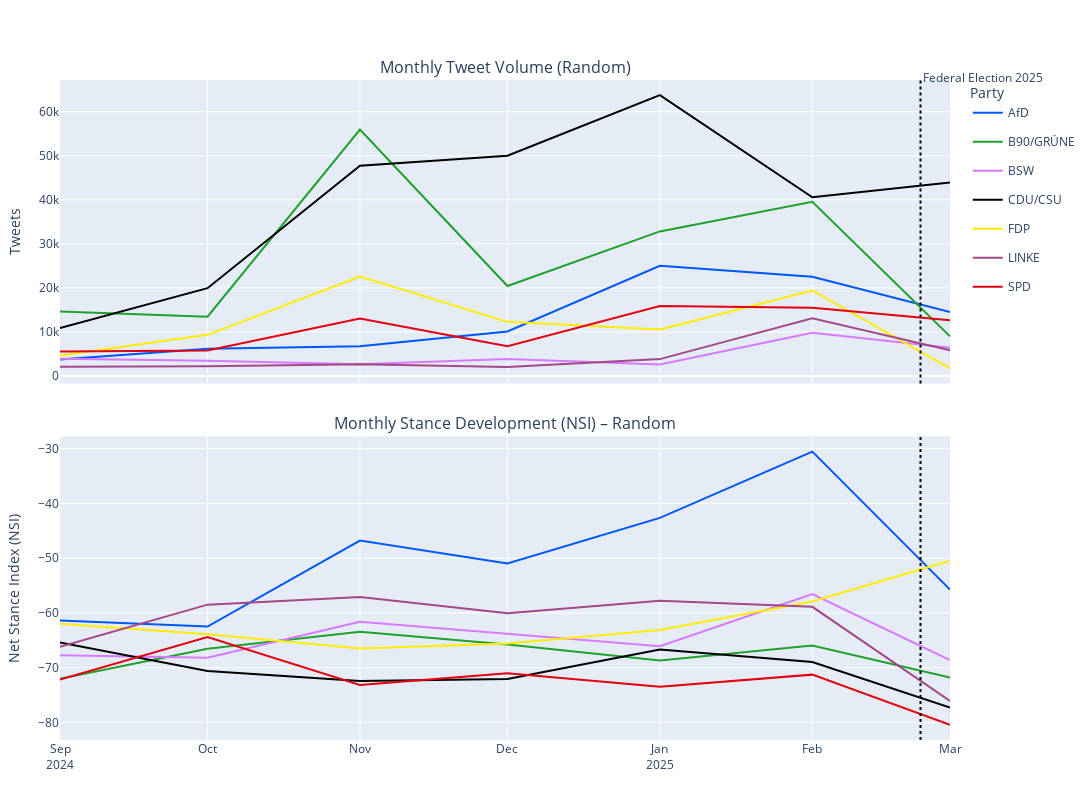
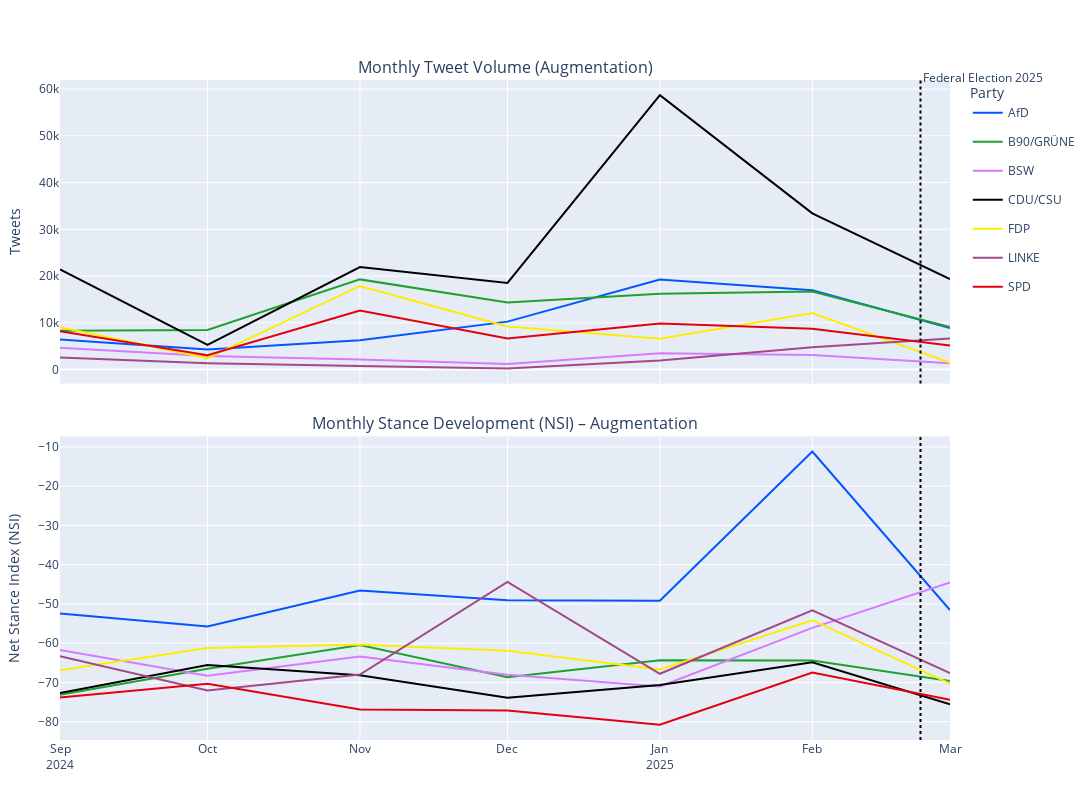
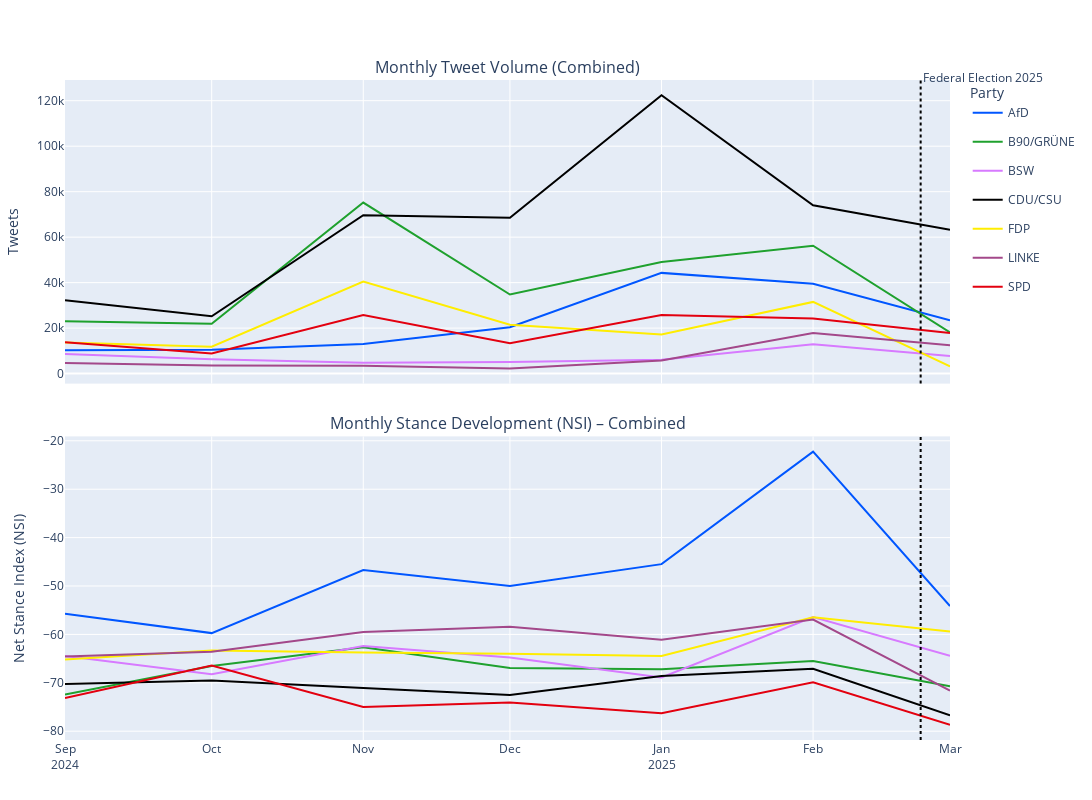

Notebook cell for these charts, in order:
### Code cell
import plotly.graph_objects as go
from plotly.subplots import make_subplots
import pandas as pd

def clean_timestamp_column(df):
    df["timestamp_clean"] = (
        df["timestamp"]
        .str.replace("·", "", regex=False)
        .str.strip()
    )
    df["timestamp_clean"] = pd.to_datetime(
        df["timestamp_clean"], errors="coerce", utc=True
    )
    return df

def plot_volume_and_stance(df, label):
    df = clean_timestamp_column(df)

    # ---- Volume counts ----
    df["month"] = df["timestamp_clean"].dt.to_period("M")
    df["month_start"] = df["month"].dt.to_timestamp()
    counts = df.groupby(["month_start", "party"]).size().reset_index(name="count")

    # ---- Stance counts ----
    mapping = {"Zustimmung": "Support", "Ablehnung": "Rejection", "Neutral": "Neutral"}
    df["stance"] = df["pred"].map(mapping).fillna(df["pred"])
    stance_counts = (
        df.groupby(["month_start", "party", "stance"])
        .size()
        .reset_index(name="count")
    )
    stance_pivot = stance_counts.pivot_table(
        index=["month_start", "party"], columns="stance", values="count", fill_value=0
    ).reset_index()
    stance_pivot["Total"] = stance_pivot[["Support","Neutral","Rejection"]].sum(axis=1)
    stance_pivot["NSI"] = (
        (stance_pivot["Support"] - stance_pivot["Rejection"]) /
        stance_pivot["Total"].replace(0,1)
    ) * 100

    # ---- Subplot ----
    fig = make_subplots(
        rows=2, cols=1,
        shared_xaxes=True,
        vertical_spacing=0.08,
        subplot_titles=(f"Monthly Tweet Volume ({label})",
                        f"Monthly Stance Development (NSI) – {label}")
    )

    # Collect parties to ensure same colors
    parties = sorted(df["party"].dropna().unique())

    # Add traces (both panels)
    for party in parties:
        color = party_colors.get(party, "black")

        # Volume
        vol_sub = counts[counts["party"] == party]
        fig.add_trace(
            go.Scatter(
                x=vol_sub["month_start"], y=vol_sub["count"],
                mode="lines",
                name=party,
                line=dict(width=2, color=color),
                legendgroup=party,
                showlegend=True  # show once
            ),
            row=1, col=1
        )

        # Stance (NSI)
        stance_sub = stance_pivot[stance_pivot["party"] == party]
        fig.add_trace(
            go.Scatter(
                x=stance_sub["month_start"], y=stance_sub["NSI"],
                mode="lines",
                name=party,
                line=dict(width=2, color=color),
                legendgroup=party,
                showlegend=False  # suppress duplicate legend
            ),
            row=2, col=1
        )

    # Election marker
    election_day = pd.to_datetime("2025-02-23")
    for i in [1, 2]:
        fig.add_vline(
            x=election_day, line=dict(color="black", dash="dot"),
            row=i, col=1
        )
    fig.add_annotation(
        x=election_day, xref="x",
        y=1.02, yref="paper",
        text="Federal Election 2025", showarrow=False, xanchor="left"
    )

    # Layout
    fig.update_layout(
        height=800, width=1100,
        legend_title="Party",
        margin=dict(l=60, r=40, t=80, b=60)
    )
    fig.update_xaxes(
        range=[pd.to_datetime("2024-09-01"), pd.to_datetime("2025-03-01")],
        dtick="M1", tickformat="%b\n%Y"
    )
    fig.update_yaxes(title_text="Tweets", row=1, col=1)
    fig.update_yaxes(title_text="Net Stance Index (NSI)", row=2, col=1)

    fig.show()

# ---- Run for each dataset ----
for df, label in zip([df_mirror, df_aug, df_all],
                     ["Random", "Augmentation", "Combined"]):
    plot_volume_and_stance(df, label)

### Figure 1 — Plotly figure (JSON) as saved in the notebook; plotly's stock layout.template omitted (floating-point values rounded to 4 significant figures)
{"data": [{"legendgroup": "AfD", "line": {"color": "#0056FF", "width": 2}, "mode": "lines", "name": "AfD", "showlegend": true, "type": "scatter", "x": ["2024-09-01T00:00:00.000000000", "2024-10-01T00:00:00.000000000", "2024-11-01T00:00:00.000000000", "2024-12-01T00:00:00.000000000", "2025-01-01T00:00:00.000000000", "2025-02-01T00:00:00.000000000", "2025-03-01T00:00:00.000000000"], "xaxis": "x", "y": [3773, 6211, 6755, 10118, 25022, 22527, 14532], "yaxis": "y"}, {"legendgroup": "AfD", "line": {"color": "#0056FF", "width": 2}, "mode": "lines", "name": "AfD", "showlegend": false, "type": "scatter", "x": ["2024-09-01T00:00:00.000000000", "2024-10-01T00:00:00.000000000", "2024-11-01T00:00:00.000000000", "2024-12-01T00:00:00.000000000", "2025-01-01T00:00:00.000000000", "2025-02-01T00:00:00.000000000", "2025-03-01T00:00:00.000000000"], "xaxis": "x2", "y": [-61.38, -62.47, -46.78, -50.96, -42.64, -30.53, -55.73], "yaxis": "y2"}, {"legendgroup": "B90/GRÜNE", "line": {"color": "#1FA12E", "width": 2}, "mode": "lines", "name": "B90/GRÜNE", "showlegend": true, "type": "scatter", "x": ["2024-09-01T00:00:00.000000000", "2024-10-01T00:00:00.000000000", "2024-11-01T00:00:00.000000000", "2024-12-01T00:00:00.000000000", "2025-01-01T00:00:00.000000000", "2025-02-01T00:00:00.000000000", "2025-03-01T00:00:00.000000000"], "xaxis": "x", "y": [14660, 13468, 55927, 20435, 32824, 39546, 9009], "yaxis": "y"}, {"legendgroup": "B90/GRÜNE", "line": {"color": "#1FA12E", "width": 2}, "mode": "lines", "name": "B90/GRÜNE", "showlegend": false, "type": "scatter", "x": ["2024-09-01T00:00:00.000000000", "2024-10-01T00:00:00.000000000", "2024-11-01T00:00:00.000000000", "2024-12-01T00:00:00.000000000", "2025-01-01T00:00:00.000000000", "2025-02-01T00:00:00.000000000", "2025-03-01T00:00:00.000000000"], "xaxis": "x2", "y": [-71.99, -66.53, -63.43, -65.74, -68.65, -65.92, -71.78], "yaxis": "y2"}, {"legendgroup": "BSW", "line": {"color": "#D77AFF", "width": 2}, "mode": "lines", "name": "BSW", "showlegend": true, "type": "scatter", "x": ["2024-09-01T00:00:00.000000000", "2024-10-01T00:00:00.000000000", "2024-11-01T00:00:00.000000000", "2024-12-01T00:00:00.000000000", "2025-01-01T00:00:00.000000000", "2025-02-01T00:00:00.000000000", "2025-03-01T00:00:00.000000000"], "xaxis": "x", "y": [3938, 3460, 2698, 3868, 2644, 9824, 6401], "yaxis": "y"}, {"legendgroup": "BSW", "line": {"color": "#D77AFF", "width": 2}, "mode": "lines", "name": "BSW", "showlegend": false, "type": "scatter", "x": ["2024-09-01T00:00:00.000000000", "2024-10-01T00:00:00.000000000", "2024-11-01T00:00:00.000000000", "2024-12-01T00:00:00.000000000", "2025-01-01T00:00:00.000000000", "2025-02-01T00:00:00.000000000", "2025-03-01T00:00:00.000000000"], "xaxis": "x2", "y": [-67.72, -68.18, -61.6, -63.78, -66.07, -56.55, -68.58], "yaxis": "y2"}, {"legendgroup": "CDU/CSU", "line": {"color": "#000000", "width": 2}, "mode": "lines", "name": "CDU/CSU", "showlegend": true, "type": "scatter", "x": ["2024-09-01T00:00:00.000000000", "2024-10-01T00:00:00.000000000", "2024-11-01T00:00:00.000000000", "2024-12-01T00:00:00.000000000", "2025-01-01T00:00:00.000000000", "2025-02-01T00:00:00.000000000", "2025-03-01T00:00:00.000000000"], "xaxis": "x", "y": [10886, 19948, 47755, 50018, 63742, 40581, 43928], "yaxis": "y"}, {"legendgroup": "CDU/CSU", "line": {"color": "#000000", "width": 2}, "mode": "lines", "name": "CDU/CSU", "showlegend": false, "type": "scatter", "x": ["2024-09-01T00:00:00.000000000", "2024-10-01T00:00:00.000000000", "2024-11-01T00:00:00.000000000", "2024-12-01T00:00:00.000000000", "2025-01-01T00:00:00.000000000", "2025-02-01T00:00:00.000000000", "2025-03-01T00:00:00.000000000"], "xaxis": "x2", "y": [-65.36, -70.56, -72.42, -72.04, -66.67, -68.93, -77.26], "yaxis": "y2"}, {"legendgroup": "FDP", "line": {"color": "#FFED00", "width": 2}, "mode": "lines", "name": "FDP", "showlegend": true, "type": "scatter", "x": ["2024-09-01T00:00:00.000000000", "2024-10-01T00:00:00.000000000", "2024-11-01T00:00:00.000000000", "2024-12-01T00:00:00.000000000", "2025-01-01T00:00:00.000000000", "2025-02-01T00:00:00.000000000", "2025-03-01T00:00:00.000000000"], "xaxis": "x", "y": [4686, 9354, 22606, 12300, 10582, 19420, 1737], "yaxis": "y"}, {"legendgroup": "FDP", "line": {"color": "#FFED00", "width": 2}, "mode": "lines", "name": "FDP", "showlegend": false, "type": "scatter", "x": ["2024-09-01T00:00:00.000000000", "2024-10-01T00:00:00.000000000", "2024-11-01T00:00:00.000000000", "2024-12-01T00:00:00.000000000", "2025-01-01T00:00:00.000000000", "2025-02-01T00:00:00.000000000", "2025-03-01T00:00:00.000000000"], "xaxis": "x2", "y": [-61.95, -63.87, -66.46, -65.56, -63.09, -57.91, -50.43], "yaxis": "y2"}, {"legendgroup": "LINKE", "line": {"color": "#A3488A", "width": 2}, "mode": "lines", "name": "LINKE", "showlegend": true, "type": "scatter", "x": ["2024-09-01T00:00:00.000000000", "2024-10-01T00:00:00.000000000", "2024-11-01T00:00:00.000000000", "2024-12-01T00:00:00.000000000", "2025-01-01T00:00:00.000000000", "2025-02-01T00:00:00.000000000", "2025-03-01T00:00:00.000000000"], "xaxis": "x", "y": [2119, 2237, 2658, 2040, 3850, 13111, 5858], "yaxis": "y"}, {"legendgroup": "LINKE", "line": {"color": "#A3488A", "width": 2}, "mode": "lines", "name": "LINKE", "showlegend": false, "type": "scatter", "x": ["2024-09-01T00:00:00.000000000", "2024-10-01T00:00:00.000000000", "2024-11-01T00:00:00.000000000", "2024-12-01T00:00:00.000000000", "2025-01-01T00:00:00.000000000", "2025-02-01T00:00:00.000000000", "2025-03-01T00:00:00.000000000"], "xaxis": "x2", "y": [-66.16, -58.47, -57.07, -60.05, -57.74, -58.87, -76.07], "yaxis": "y2"}, {"legendgroup": "SPD", "line": {"color": "#E3000F", "width": 2}, "mode": "lines", "name": "SPD", "showlegend": true, "type": "scatter", "x": ["2024-09-01T00:00:00.000000000", "2024-10-01T00:00:00.000000000", "2024-11-01T00:00:00.000000000", "2024-12-01T00:00:00.000000000", "2025-01-01T00:00:00.000000000", "2025-02-01T00:00:00.000000000", "2025-03-01T00:00:00.000000000"], "xaxis": "x", "y": [5550, 5829, 13084, 6756, 15907, 15528, 12668], "yaxis": "y"}, {"legendgroup": "SPD", "line": {"color": "#E3000F", "width": 2}, "mode": "lines", "name": "SPD", "showlegend": false, "type": "scatter", "x": ["2024-09-01T00:00:00.000000000", "2024-10-01T00:00:00.000000000", "2024-11-01T00:00:00.000000000", "2024-12-01T00:00:00.000000000", "2025-01-01T00:00:00.000000000", "2025-02-01T00:00:00.000000000", "2025-03-01T00:00:00.000000000"], "xaxis": "x2", "y": [-72.13, -64.37, -73.13, -71.0, -73.47, -71.25, -80.41], "yaxis": "y2"}], "layout": {"annotations": [{"font": {"size": 16}, "showarrow": false, "text": "Monthly Tweet Volume (Random)", "x": 0.5, "xanchor": "center", "xref": "paper", "y": 1, "yanchor": "bottom", "yref": "paper"}, {"font": {"size": 16}, "showarrow": false, "text": "Monthly Stance Development (NSI) – Random", "x": 0.5, "xanchor": "center", "xref": "paper", "y": 0.46, "yanchor": "bottom", "yref": "paper"}, {"showarrow": false, "text": "Federal Election 2025", "x": "2025-02-23T00:00:00", "xanchor": "left", "xref": "x", "y": 1.02, "yref": "paper"}], "height": 800, "legend": {"title": {"text": "Party"}}, "margin": {"b": 60, "l": 60, "r": 40, "t": 80}, "shapes": [{"line": {"color": "black", "dash": "dot"}, "type": "line", "x0": "2025-02-23T00:00:00", "x1": "2025-02-23T00:00:00", "xref": "x", "y0": 0, "y1": 1, "yref": "y domain"}, {"line": {"color": "black", "dash": "dot"}, "type": "line", "x0": "2025-02-23T00:00:00", "x1": "2025-02-23T00:00:00", "xref": "x2", "y0": 0, "y1": 1, "yref": "y2 domain"}], "width": 1100, "xaxis": {"anchor": "y", "domain": [0, 1], "dtick": "M1", "matches": "x2", "range": ["2024-09-01T00:00:00", "2025-03-01T00:00:00"], "showticklabels": false, "tickformat": "%b\n%Y"}, "xaxis2": {"anchor": "y2", "domain": [0, 1], "dtick": "M1", "range": ["2024-09-01T00:00:00", "2025-03-01T00:00:00"], "tickformat": "%b\n%Y"}, "yaxis": {"anchor": "x", "domain": [0.54, 1], "title": {"text": "Tweets"}}, "yaxis2": {"anchor": "x2", "domain": [0, 0.46], "title": {"text": "Net Stance Index (NSI)"}}}}

### Figure 2 — Plotly figure (JSON) as saved in the notebook; plotly's stock layout.template omitted (floating-point values rounded to 4 significant figures)
{"data": [{"legendgroup": "AfD", "line": {"color": "#0056FF", "width": 2}, "mode": "lines", "name": "AfD", "showlegend": true, "type": "scatter", "x": ["2024-09-01T00:00:00.000000000", "2024-10-01T00:00:00.000000000", "2024-11-01T00:00:00.000000000", "2024-12-01T00:00:00.000000000", "2025-01-01T00:00:00.000000000", "2025-02-01T00:00:00.000000000", "2025-03-01T00:00:00.000000000"], "xaxis": "x", "y": [6450, 4271, 6249, 10251, 19269, 16943, 8904], "yaxis": "y"}, {"legendgroup": "AfD", "line": {"color": "#0056FF", "width": 2}, "mode": "lines", "name": "AfD", "showlegend": false, "type": "scatter", "x": ["2024-09-01T00:00:00.000000000", "2024-10-01T00:00:00.000000000", "2024-11-01T00:00:00.000000000", "2024-12-01T00:00:00.000000000", "2025-01-01T00:00:00.000000000", "2025-02-01T00:00:00.000000000", "2025-03-01T00:00:00.000000000"], "xaxis": "x2", "y": [-52.43, -55.75, -46.6, -49.07, -49.18, -11.18, -51.54], "yaxis": "y2"}, {"legendgroup": "B90/GRÜNE", "line": {"color": "#1FA12E", "width": 2}, "mode": "lines", "name": "B90/GRÜNE", "showlegend": true, "type": "scatter", "x": ["2024-09-01T00:00:00.000000000", "2024-10-01T00:00:00.000000000", "2024-11-01T00:00:00.000000000", "2024-12-01T00:00:00.000000000", "2025-01-01T00:00:00.000000000", "2025-02-01T00:00:00.000000000", "2025-03-01T00:00:00.000000000"], "xaxis": "x", "y": [8317, 8463, 19284, 14338, 16232, 16713, 9082], "yaxis": "y"}, {"legendgroup": "B90/GRÜNE", "line": {"color": "#1FA12E", "width": 2}, "mode": "lines", "name": "B90/GRÜNE", "showlegend": false, "type": "scatter", "x": ["2024-09-01T00:00:00.000000000", "2024-10-01T00:00:00.000000000", "2024-11-01T00:00:00.000000000", "2024-12-01T00:00:00.000000000", "2025-01-01T00:00:00.000000000", "2025-02-01T00:00:00.000000000", "2025-03-01T00:00:00.000000000"], "xaxis": "x2", "y": [-73.14, -66.49, -60.44, -68.67, -64.32, -64.43, -69.65], "yaxis": "y2"}, {"legendgroup": "BSW", "line": {"color": "#D77AFF", "width": 2}, "mode": "lines", "name": "BSW", "showlegend": true, "type": "scatter", "x": ["2024-09-01T00:00:00.000000000", "2024-10-01T00:00:00.000000000", "2024-11-01T00:00:00.000000000", "2024-12-01T00:00:00.000000000", "2025-01-01T00:00:00.000000000", "2025-02-01T00:00:00.000000000", "2025-03-01T00:00:00.000000000"], "xaxis": "x", "y": [4682, 2891, 2124, 1182, 3480, 3116, 1332], "yaxis": "y"}, {"legendgroup": "BSW", "line": {"color": "#D77AFF", "width": 2}, "mode": "lines", "name": "BSW", "showlegend": false, "type": "scatter", "x": ["2024-09-01T00:00:00.000000000", "2024-10-01T00:00:00.000000000", "2024-11-01T00:00:00.000000000", "2024-12-01T00:00:00.000000000", "2025-01-01T00:00:00.000000000", "2025-02-01T00:00:00.000000000", "2025-03-01T00:00:00.000000000"], "xaxis": "x2", "y": [-61.75, -68.28, -63.37, -68.02, -71.01, -56.1, -44.52], "yaxis": "y2"}, {"legendgroup": "CDU/CSU", "line": {"color": "#000000", "width": 2}, "mode": "lines", "name": "CDU/CSU", "showlegend": true, "type": "scatter", "x": ["2024-09-01T00:00:00.000000000", "2024-10-01T00:00:00.000000000", "2024-11-01T00:00:00.000000000", "2024-12-01T00:00:00.000000000", "2025-01-01T00:00:00.000000000", "2025-02-01T00:00:00.000000000", "2025-03-01T00:00:00.000000000"], "xaxis": "x", "y": [21416, 5286, 21921, 18516, 58691, 33417, 19327], "yaxis": "y"}, {"legendgroup": "CDU/CSU", "line": {"color": "#000000", "width": 2}, "mode": "lines", "name": "CDU/CSU", "showlegend": false, "type": "scatter", "x": ["2024-09-01T00:00:00.000000000", "2024-10-01T00:00:00.000000000", "2024-11-01T00:00:00.000000000", "2024-12-01T00:00:00.000000000", "2025-01-01T00:00:00.000000000", "2025-02-01T00:00:00.000000000", "2025-03-01T00:00:00.000000000"], "xaxis": "x2", "y": [-72.7, -65.55, -68.14, -73.87, -70.66, -64.87, -75.55], "yaxis": "y2"}, {"legendgroup": "FDP", "line": {"color": "#FFED00", "width": 2}, "mode": "lines", "name": "FDP", "showlegend": true, "type": "scatter", "x": ["2024-09-01T00:00:00.000000000", "2024-10-01T00:00:00.000000000", "2024-11-01T00:00:00.000000000", "2024-12-01T00:00:00.000000000", "2025-01-01T00:00:00.000000000", "2025-02-01T00:00:00.000000000", "2025-03-01T00:00:00.000000000"], "xaxis": "x", "y": [9041, 2448, 17880, 9221, 6575, 12107, 1436], "yaxis": "y"}, {"legendgroup": "FDP", "line": {"color": "#FFED00", "width": 2}, "mode": "lines", "name": "FDP", "showlegend": false, "type": "scatter", "x": ["2024-09-01T00:00:00.000000000", "2024-10-01T00:00:00.000000000", "2024-11-01T00:00:00.000000000", "2024-12-01T00:00:00.000000000", "2025-01-01T00:00:00.000000000", "2025-02-01T00:00:00.000000000", "2025-03-01T00:00:00.000000000"], "xaxis": "x2", "y": [-66.86, -61.23, -60.3, -61.9, -66.69, -54.13, -70.26], "yaxis": "y2"}, {"legendgroup": "LINKE", "line": {"color": "#A3488A", "width": 2}, "mode": "lines", "name": "LINKE", "showlegend": true, "type": "scatter", "x": ["2024-09-01T00:00:00.000000000", "2024-10-01T00:00:00.000000000", "2024-11-01T00:00:00.000000000", "2024-12-01T00:00:00.000000000", "2025-01-01T00:00:00.000000000", "2025-02-01T00:00:00.000000000", "2025-03-01T00:00:00.000000000"], "xaxis": "x", "y": [2582, 1362, 771, 241, 1940, 4779, 6622], "yaxis": "y"}, {"legendgroup": "LINKE", "line": {"color": "#A3488A", "width": 2}, "mode": "lines", "name": "LINKE", "showlegend": false, "type": "scatter", "x": ["2024-09-01T00:00:00.000000000", "2024-10-01T00:00:00.000000000", "2024-11-01T00:00:00.000000000", "2024-12-01T00:00:00.000000000", "2025-01-01T00:00:00.000000000", "2025-02-01T00:00:00.000000000", "2025-03-01T00:00:00.000000000"], "xaxis": "x2", "y": [-63.28, -72.03, -67.96, -44.4, -67.78, -51.64, -67.64], "yaxis": "y2"}, {"legendgroup": "SPD", "line": {"color": "#E3000F", "width": 2}, "mode": "lines", "name": "SPD", "showlegend": true, "type": "scatter", "x": ["2024-09-01T00:00:00.000000000", "2024-10-01T00:00:00.000000000", "2024-11-01T00:00:00.000000000", "2024-12-01T00:00:00.000000000", "2025-01-01T00:00:00.000000000", "2025-02-01T00:00:00.000000000", "2025-03-01T00:00:00.000000000"], "xaxis": "x", "y": [8207, 3063, 12649, 6643, 9863, 8710, 5138], "yaxis": "y"}, {"legendgroup": "SPD", "line": {"color": "#E3000F", "width": 2}, "mode": "lines", "name": "SPD", "showlegend": false, "type": "scatter", "x": ["2024-09-01T00:00:00.000000000", "2024-10-01T00:00:00.000000000", "2024-11-01T00:00:00.000000000", "2024-12-01T00:00:00.000000000", "2025-01-01T00:00:00.000000000", "2025-02-01T00:00:00.000000000", "2025-03-01T00:00:00.000000000"], "xaxis": "x2", "y": [-73.8, -70.36, -76.88, -77.16, -80.79, -67.49, -74.43], "yaxis": "y2"}], "layout": {"annotations": [{"font": {"size": 16}, "showarrow": false, "text": "Monthly Tweet Volume (Augmentation)", "x": 0.5, "xanchor": "center", "xref": "paper", "y": 1, "yanchor": "bottom", "yref": "paper"}, {"font": {"size": 16}, "showarrow": false, "text": "Monthly Stance Development (NSI) – Augmentation", "x": 0.5, "xanchor": "center", "xref": "paper", "y": 0.46, "yanchor": "bottom", "yref": "paper"}, {"showarrow": false, "text": "Federal Election 2025", "x": "2025-02-23T00:00:00", "xanchor": "left", "xref": "x", "y": 1.02, "yref": "paper"}], "height": 800, "legend": {"title": {"text": "Party"}}, "margin": {"b": 60, "l": 60, "r": 40, "t": 80}, "shapes": [{"line": {"color": "black", "dash": "dot"}, "type": "line", "x0": "2025-02-23T00:00:00", "x1": "2025-02-23T00:00:00", "xref": "x", "y0": 0, "y1": 1, "yref": "y domain"}, {"line": {"color": "black", "dash": "dot"}, "type": "line", "x0": "2025-02-23T00:00:00", "x1": "2025-02-23T00:00:00", "xref": "x2", "y0": 0, "y1": 1, "yref": "y2 domain"}], "width": 1100, "xaxis": {"anchor": "y", "domain": [0, 1], "dtick": "M1", "matches": "x2", "range": ["2024-09-01T00:00:00", "2025-03-01T00:00:00"], "showticklabels": false, "tickformat": "%b\n%Y"}, "xaxis2": {"anchor": "y2", "domain": [0, 1], "dtick": "M1", "range": ["2024-09-01T00:00:00", "2025-03-01T00:00:00"], "tickformat": "%b\n%Y"}, "yaxis": {"anchor": "x", "domain": [0.54, 1], "title": {"text": "Tweets"}}, "yaxis2": {"anchor": "x2", "domain": [0, 0.46], "title": {"text": "Net Stance Index (NSI)"}}}}

### Figure 3 — Plotly figure (JSON) as saved in the notebook; plotly's stock layout.template omitted (floating-point values rounded to 4 significant figures)
{"data": [{"legendgroup": "AfD", "line": {"color": "#0056FF", "width": 2}, "mode": "lines", "name": "AfD", "showlegend": true, "type": "scatter", "x": ["2024-09-01T00:00:00.000000000", "2024-10-01T00:00:00.000000000", "2024-11-01T00:00:00.000000000", "2024-12-01T00:00:00.000000000", "2025-01-01T00:00:00.000000000", "2025-02-01T00:00:00.000000000", "2025-03-01T00:00:00.000000000"], "xaxis": "x", "y": [10223, 10482, 13004, 20369, 44291, 39470, 23436], "yaxis": "y"}, {"legendgroup": "AfD", "line": {"color": "#0056FF", "width": 2}, "mode": "lines", "name": "AfD", "showlegend": false, "type": "scatter", "x": ["2024-09-01T00:00:00.000000000", "2024-10-01T00:00:00.000000000", "2024-11-01T00:00:00.000000000", "2024-12-01T00:00:00.000000000", "2025-01-01T00:00:00.000000000", "2025-02-01T00:00:00.000000000", "2025-03-01T00:00:00.000000000"], "xaxis": "x2", "y": [-55.74, -59.73, -46.69, -50.01, -45.49, -22.22, -54.13], "yaxis": "y2"}, {"legendgroup": "B90/GRÜNE", "line": {"color": "#1FA12E", "width": 2}, "mode": "lines", "name": "B90/GRÜNE", "showlegend": true, "type": "scatter", "x": ["2024-09-01T00:00:00.000000000", "2024-10-01T00:00:00.000000000", "2024-11-01T00:00:00.000000000", "2024-12-01T00:00:00.000000000", "2025-01-01T00:00:00.000000000", "2025-02-01T00:00:00.000000000", "2025-03-01T00:00:00.000000000"], "xaxis": "x", "y": [22977, 21931, 75211, 34773, 49056, 56259, 18091], "yaxis": "y"}, {"legendgroup": "B90/GRÜNE", "line": {"color": "#1FA12E", "width": 2}, "mode": "lines", "name": "B90/GRÜNE", "showlegend": false, "type": "scatter", "x": ["2024-09-01T00:00:00.000000000", "2024-10-01T00:00:00.000000000", "2024-11-01T00:00:00.000000000", "2024-12-01T00:00:00.000000000", "2025-01-01T00:00:00.000000000", "2025-02-01T00:00:00.000000000", "2025-03-01T00:00:00.000000000"], "xaxis": "x2", "y": [-72.41, -66.51, -62.66, -66.95, -67.22, -65.48, -70.71], "yaxis": "y2"}, {"legendgroup": "BSW", "line": {"color": "#D77AFF", "width": 2}, "mode": "lines", "name": "BSW", "showlegend": true, "type": "scatter", "x": ["2024-09-01T00:00:00.000000000", "2024-10-01T00:00:00.000000000", "2024-11-01T00:00:00.000000000", "2024-12-01T00:00:00.000000000", "2025-01-01T00:00:00.000000000", "2025-02-01T00:00:00.000000000", "2025-03-01T00:00:00.000000000"], "xaxis": "x", "y": [8620, 6351, 4822, 5050, 6124, 12940, 7733], "yaxis": "y"}, {"legendgroup": "BSW", "line": {"color": "#D77AFF", "width": 2}, "mode": "lines", "name": "BSW", "showlegend": false, "type": "scatter", "x": ["2024-09-01T00:00:00.000000000", "2024-10-01T00:00:00.000000000", "2024-11-01T00:00:00.000000000", "2024-12-01T00:00:00.000000000", "2025-01-01T00:00:00.000000000", "2025-02-01T00:00:00.000000000", "2025-03-01T00:00:00.000000000"], "xaxis": "x2", "y": [-64.48, -68.23, -62.38, -64.77, -68.88, -56.44, -64.44], "yaxis": "y2"}, {"legendgroup": "CDU/CSU", "line": {"color": "#000000", "width": 2}, "mode": "lines", "name": "CDU/CSU", "showlegend": true, "type": "scatter", "x": ["2024-09-01T00:00:00.000000000", "2024-10-01T00:00:00.000000000", "2024-11-01T00:00:00.000000000", "2024-12-01T00:00:00.000000000", "2025-01-01T00:00:00.000000000", "2025-02-01T00:00:00.000000000", "2025-03-01T00:00:00.000000000"], "xaxis": "x", "y": [32302, 25234, 69676, 68534, 122433, 73998, 63255], "yaxis": "y"}, {"legendgroup": "CDU/CSU", "line": {"color": "#000000", "width": 2}, "mode": "lines", "name": "CDU/CSU", "showlegend": false, "type": "scatter", "x": ["2024-09-01T00:00:00.000000000", "2024-10-01T00:00:00.000000000", "2024-11-01T00:00:00.000000000", "2024-12-01T00:00:00.000000000", "2025-01-01T00:00:00.000000000", "2025-02-01T00:00:00.000000000", "2025-03-01T00:00:00.000000000"], "xaxis": "x2", "y": [-70.22, -69.51, -71.07, -72.54, -68.58, -67.1, -76.74], "yaxis": "y2"}, {"legendgroup": "FDP", "line": {"color": "#FFED00", "width": 2}, "mode": "lines", "name": "FDP", "showlegend": true, "type": "scatter", "x": ["2024-09-01T00:00:00.000000000", "2024-10-01T00:00:00.000000000", "2024-11-01T00:00:00.000000000", "2024-12-01T00:00:00.000000000", "2025-01-01T00:00:00.000000000", "2025-02-01T00:00:00.000000000", "2025-03-01T00:00:00.000000000"], "xaxis": "x", "y": [13727, 11802, 40486, 21521, 17157, 31527, 3173], "yaxis": "y"}, {"legendgroup": "FDP", "line": {"color": "#FFED00", "width": 2}, "mode": "lines", "name": "FDP", "showlegend": false, "type": "scatter", "x": ["2024-09-01T00:00:00.000000000", "2024-10-01T00:00:00.000000000", "2024-11-01T00:00:00.000000000", "2024-12-01T00:00:00.000000000", "2025-01-01T00:00:00.000000000", "2025-02-01T00:00:00.000000000", "2025-03-01T00:00:00.000000000"], "xaxis": "x2", "y": [-65.19, -63.32, -63.74, -63.99, -64.47, -56.46, -59.41], "yaxis": "y2"}, {"legendgroup": "LINKE", "line": {"color": "#A3488A", "width": 2}, "mode": "lines", "name": "LINKE", "showlegend": true, "type": "scatter", "x": ["2024-09-01T00:00:00.000000000", "2024-10-01T00:00:00.000000000", "2024-11-01T00:00:00.000000000", "2024-12-01T00:00:00.000000000", "2025-01-01T00:00:00.000000000", "2025-02-01T00:00:00.000000000", "2025-03-01T00:00:00.000000000"], "xaxis": "x", "y": [4701, 3599, 3429, 2281, 5790, 17890, 12480], "yaxis": "y"}, {"legendgroup": "LINKE", "line": {"color": "#A3488A", "width": 2}, "mode": "lines", "name": "LINKE", "showlegend": false, "type": "scatter", "x": ["2024-09-01T00:00:00.000000000", "2024-10-01T00:00:00.000000000", "2024-11-01T00:00:00.000000000", "2024-12-01T00:00:00.000000000", "2025-01-01T00:00:00.000000000", "2025-02-01T00:00:00.000000000", "2025-03-01T00:00:00.000000000"], "xaxis": "x2", "y": [-64.58, -63.6, -59.52, -58.4, -61.11, -56.94, -71.59], "yaxis": "y2"}, {"legendgroup": "SPD", "line": {"color": "#E3000F", "width": 2}, "mode": "lines", "name": "SPD", "showlegend": true, "type": "scatter", "x": ["2024-09-01T00:00:00.000000000", "2024-10-01T00:00:00.000000000", "2024-11-01T00:00:00.000000000", "2024-12-01T00:00:00.000000000", "2025-01-01T00:00:00.000000000", "2025-02-01T00:00:00.000000000", "2025-03-01T00:00:00.000000000"], "xaxis": "x", "y": [13757, 8892, 25733, 13399, 25770, 24238, 17806], "yaxis": "y"}, {"legendgroup": "SPD", "line": {"color": "#E3000F", "width": 2}, "mode": "lines", "name": "SPD", "showlegend": false, "type": "scatter", "x": ["2024-09-01T00:00:00.000000000", "2024-10-01T00:00:00.000000000", "2024-11-01T00:00:00.000000000", "2024-12-01T00:00:00.000000000", "2025-01-01T00:00:00.000000000", "2025-02-01T00:00:00.000000000", "2025-03-01T00:00:00.000000000"], "xaxis": "x2", "y": [-73.13, -66.43, -74.97, -74.06, -76.27, -69.89, -78.68], "yaxis": "y2"}], "layout": {"annotations": [{"font": {"size": 16}, "showarrow": false, "text": "Monthly Tweet Volume (Combined)", "x": 0.5, "xanchor": "center", "xref": "paper", "y": 1, "yanchor": "bottom", "yref": "paper"}, {"font": {"size": 16}, "showarrow": false, "text": "Monthly Stance Development (NSI) – Combined", "x": 0.5, "xanchor": "center", "xref": "paper", "y": 0.46, "yanchor": "bottom", "yref": "paper"}, {"showarrow": false, "text": "Federal Election 2025", "x": "2025-02-23T00:00:00", "xanchor": "left", "xref": "x", "y": 1.02, "yref": "paper"}], "height": 800, "legend": {"title": {"text": "Party"}}, "margin": {"b": 60, "l": 60, "r": 40, "t": 80}, "shapes": [{"line": {"color": "black", "dash": "dot"}, "type": "line", "x0": "2025-02-23T00:00:00", "x1": "2025-02-23T00:00:00", "xref": "x", "y0": 0, "y1": 1, "yref": "y domain"}, {"line": {"color": "black", "dash": "dot"}, "type": "line", "x0": "2025-02-23T00:00:00", "x1": "2025-02-23T00:00:00", "xref": "x2", "y0": 0, "y1": 1, "yref": "y2 domain"}], "width": 1100, "xaxis": {"anchor": "y", "domain": [0, 1], "dtick": "M1", "matches": "x2", "range": ["2024-09-01T00:00:00", "2025-03-01T00:00:00"], "showticklabels": false, "tickformat": "%b\n%Y"}, "xaxis2": {"anchor": "y2", "domain": [0, 1], "dtick": "M1", "range": ["2024-09-01T00:00:00", "2025-03-01T00:00:00"], "tickformat": "%b\n%Y"}, "yaxis": {"anchor": "x", "domain": [0.54, 1], "title": {"text": "Tweets"}}, "yaxis2": {"anchor": "x2", "domain": [0, 0.46], "title": {"text": "Net Stance Index (NSI)"}}}}
